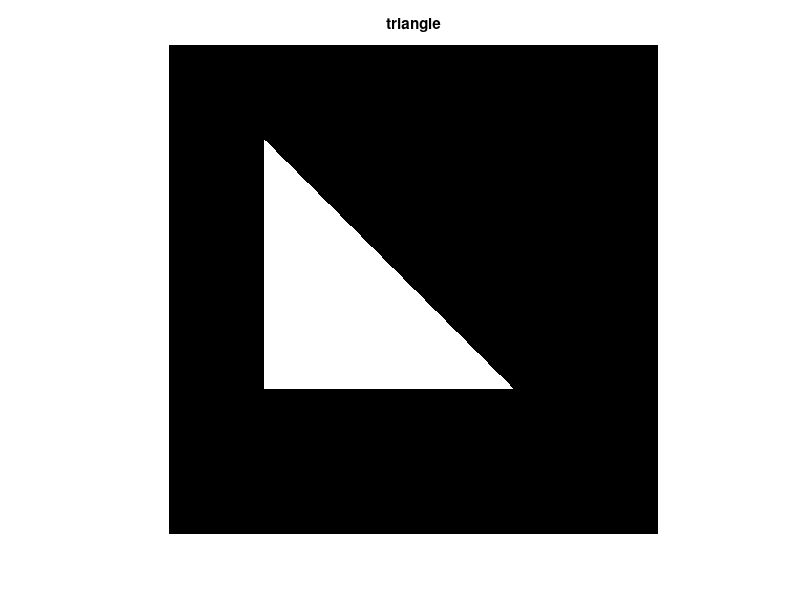

The MATLAB script that drew this image:
%Name :Ali Humadi
%Roll.No:07

clc;
clear all;
% initilize binary image with size 512*512 using zeros function sote it in M 
M=zeros(512,512);
%using nested loop to represnt the bianry image 
% declare specific size of that image to draw triangle shape
for i=100:360
    for j=100:i
        M(i,j)=1;% draw rectangle shape with white color
        
    end
end % end of nested loop
%  represnt the output image using imshow() function, and add title for it
imshow(M),title("triangle")